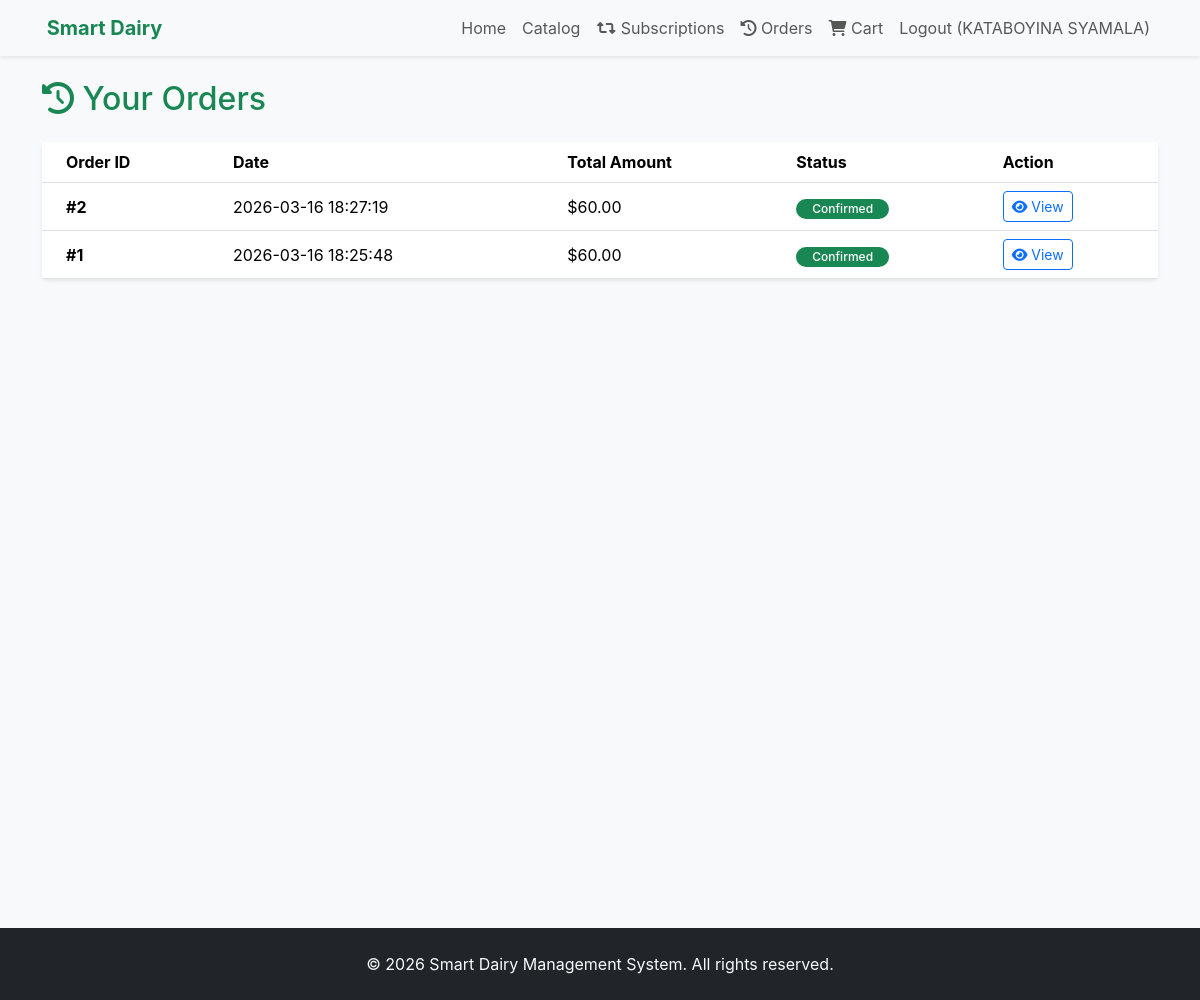
Page /orders (signed in) on the committed database.
### tables this page shows
CREATE TABLE Orders (
    order_id INTEGER PRIMARY KEY AUTOINCREMENT,
    user_id INTEGER NOT NULL,
    order_date DATETIME DEFAULT CURRENT_TIMESTAMP,
    total_amount REAL NOT NULL,
    status TEXT DEFAULT 'Pending', -- Pending, Confirmed, Delivered, Cancelled
    delivery_slot_id INTEGER,
    FOREIGN KEY (user_id) REFERENCES Users(user_id) ON DELETE CASCADE,
    FOREIGN KEY (delivery_slot_id) REFERENCES Delivery_Slots(slot_id)
);

### modules/orders.py (the view)
@orders_bp.route('/orders')
def order_history():
    if not session.get('user_id'):
        return redirect(url_for('auth_bp.login'))
    conn = get_db_connection()
    user_id = session['user_id']
    if session.get('role') == 'admin':
        orders = conn.execute('''
            SELECT o.*, u.name as customer_name
            FROM Orders o
            JOIN Users u ON o.user_id = u.user_id
            ORDER BY o.order_date DESC
        ''').fetchall()
    else:
        orders = conn.execute('SELECT * FROM Orders WHERE user_id = ? ORDER BY order_date DESC', (user_id,)).fetchall()
    conn.close()
    return render_template('orders/history.html', orders=orders)

### database/db.py (called while the page is built)
def get_db_connection():
    conn = sqlite3.connect(DB_PATH)
    conn.row_factory = sqlite3.Row
    return conn

### templates/orders/history.html (shortened to what this page needs)
{% extends 'base.html' %}
{% block content %}
<div class="row">
    <div class="col-12">
        <h2 class="mb-4 text-success"><i class="fa fa-history"></i> {% if session.get('role') == 'admin' %}Manage Orders{% else %}Your Orders{% endif %}</h2>
    </div>
</div>
<div class="row">
    <div class="col-12">
        {% if orders %}
        <div class="card shadow-sm border-0">
            <div class="card-body p-0">
                <table class="table table-hover mb-0">
                    <thead class="bg-light">
                        <tr>
                            <th class="ps-4">Order ID</th>
                            <th>Date</th>
                            <th>Total Amount</th>
                            <th>Status</th>
                            <th>Action</th>
                        </tr>
                    </thead>
                    <tbody>
                        {% for order in orders %}
                        <tr>
                            <td class="ps-4 align-middle fw-bold">#{{ order.order_id }}</td>
                            <td class="align-middle">{{ order.order_date }}</td>
                            <td class="align-middle">${{ "%.2f"|format(order.total_amount) }}</td>
                            <td class="align-middle">
                                {% if order.status == 'Confirmed' %}
                                <span class="badge bg-success rounded-pill px-3">{{ order.status }}</span>
                                {% elif order.status == 'Pending' %}
                                <span class="badge bg-warning rounded-pill px-3 text-dark">{{ order.status }}</span>
                                {% else %}
                                <span class="badge bg-secondary rounded-pill px-3">{{ order.status }}</span>
                                {% endif %}
                            </td>
                            <td class="align-middle">
                                <button class="btn btn-sm btn-outline-primary"><i class="fa fa-eye"></i> View</button>
                            </td>
                        </tr>
                        {% endfor %}
                    </tbody>
                </table>
            </div>
        </div>
        {% endif %}
    </div>
</div>
{% endblock %}

### static/css/style.css (style rules this page uses)
body { background-color: #f8f9fa; font-family: 'Inter', 'Segoe UI', Roboto, Helvetica, Arial, sans-serif; }
.card { transition: transform 0.2s ease-in-out, box-shadow 0.2s ease-in-out; }
.badge { font-weight: 500; }

### rows in the picture
Orders: order_id "2", order_date "2026-03-16 18:27:19", total_amount "60.00", status "Confirmed"
Orders: order_id "1", order_date "2026-03-16 18:25:48", total_amount "60.00", status "Confirmed"

### other values in the picture
{{ session.get('name') }} "KATABOYINA SYAMALA"
